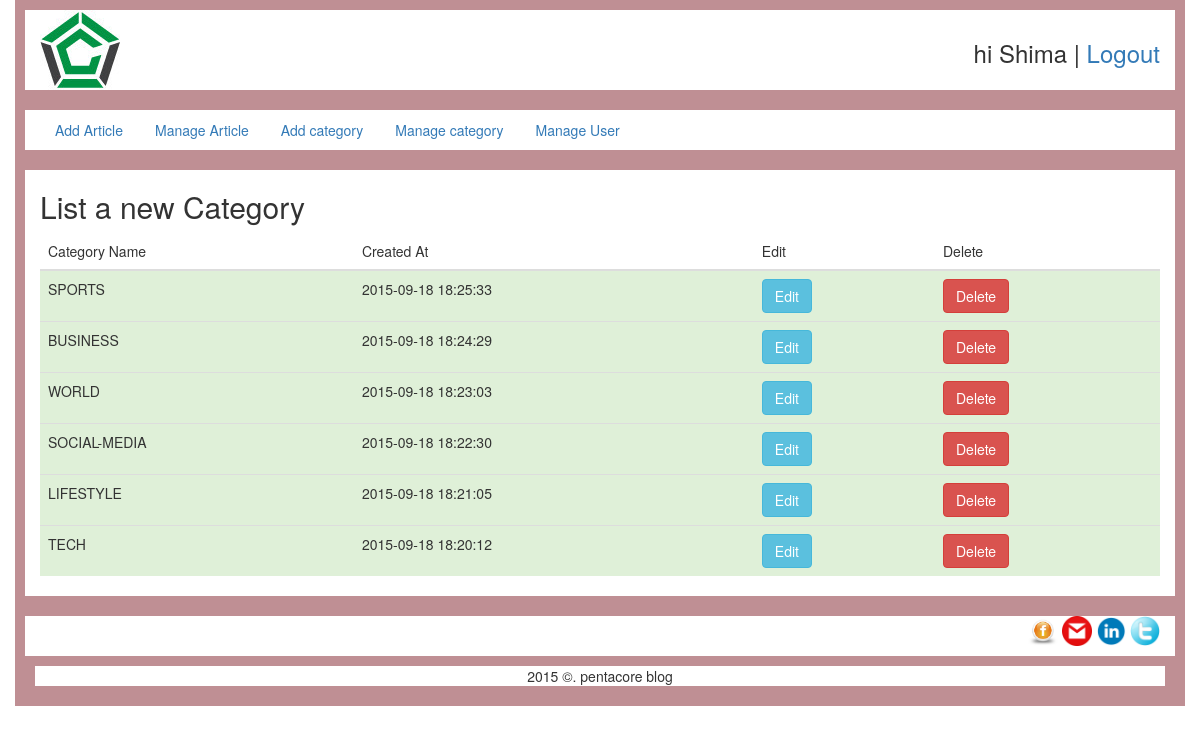
Screenshot of /admin/listCategory.php (signed in) with the database file from the repository.
### tables this page shows
CREATE TABLE `category` (
  `category_id` int(10) unsigned NOT NULL AUTO_INCREMENT,
  `category_name` varchar(255) NOT NULL,
  `created_at` timestamp NOT NULL DEFAULT '0000-00-00 00:00:00' ON UPDATE CURRENT_TIMESTAMP,
  `category_deleted` tinyint(4) NOT NULL DEFAULT '1',
  PRIMARY KEY (`category_id`)
);

### admin/dbClass.php (called while the page is built, shortened)
<?php
class blogClass{
    public $conn;
    public function __construct(){
        $serverName = "localhost";
        $userName 	= "root";
        $password 	= "";
        $db 		= "blog";
        $this->conn 		= new mysqli($serverName,$userName,$password,$db);
    }
    public function selectCategory(){
        $sql="SELECT category_id, category_name, created_at FROM category WHERE category_deleted=1 ORDER BY category_id DESC";
        $resCategoryAll=$this->conn->query($sql);
        return $resCategoryAll;
    }public function selectOneCategory($category_id){
        $sql="SELECT category_id, category_name, created_at FROM category WHERE category_deleted=1 AND category_id='$category_id'";
        $resCategory=$this->conn->query($sql);
        return $resCategory;
    }
}

### admin/listCategory.php (the view, shortened to what this page needs)
	--><?php
include_once'dbClass.php';
?>
<!DOCTYPE html>
<html>
<head>
    <link rel="stylesheet" type="text/css" href="style.css"/>
    <link rel="stylesheet" type="text/css" href="Bootstrap/bootstrap.min.css"/>
</head>
<body>
<div class="container">
    <div class="row">
        <div class="col-md-12" style="border:10px solid #BF8F94 ">
            <img src="img/Thumb.jpg">
            <div style="float:right; margin-top:10px">
                <h3>hi <?php echo $_SESSION["user_name"]; ?> | <a href="login/logout.php">Logout</a></h3>
            </div>
        </div>
    </div>
    <div class="row">
        <div class="col-md-12" style="border:10px solid #BF8F94 ">
            <ul class="nav nav-pills">
                <li><a href="insertArticle.php">Add Article</a></li>
                <li><a href="listArticle.php">Manage Article</a></li>
                <li><a href="insertCategory.php">Add category</a></li>
                <li><a href="listCategory.php">Manage category</a></li>
                <li><a href="listUser.php">Manage User</a></li>
            </ul>
        </div>
    </div>
    <div class="row">
        <div class="col-md-12" style="border:10px solid #BF8F94;">
            <div><h2>List a new Category</h2></div>
            <table class="table">
                <thead>
                <tr>
                    <th>Category Name</th>
                    <th>Created At</th>
                    <th>Edit</th>
                    <th>Delete</th>
                </tr>
                </thead>
                <tbody>
                <?php
                $blog=new blogClass;
                $allCategory=$blog->selectCategory();
                while($category=$allCategory->fetch_assoc()){?>
                    <tr class="success">
                        <td><?php echo $category["category_name"]?></td>
                        <td><?php echo $category["created_at"]?></td>
                        <td><a href="editCategory.php?id=<?php echo $category["category_id"]?>" class="btn btn-info">Edit</a></td>
                        <td>
                            <form method="post" action="listCategory.php">
                                <input name="delete" type="submit" id="delete" value="Delete" class="btn btn-danger">
                            </form>
                        </td>
                    </tr>
                    <?php
                }
                ?>
                </tbody>
            </table>
        </div>
    </div>
    <div class="row">
        <div class="col-md-12" style="border:10px solid #BF8F94 ">
            <div style="float:right; margin-bottom:10px" >
                <a href="http://facebook.com"><img src="img/facebook.png" style="height:30px; width:30px"></a>
                <a href="#"><img src="img/gmail-icon.png" style="height:30px; width:30px"></a>
                <a href="#"><img src="img/linkdin.png" style="height:30px; width:30px"></a>
                <a href="#"><img src="img/twitter.png" style="height:30px; width:30px"></a>
            </div>
            <div class="row" >
                <div class="col-md-12" style="border:10px solid #BF8F94; text-align:center" >
                    <div class="page-footer">
                        <div class="page-footer-inner">
                            2015 &copy;. pentacore blog
                        </div>
                    </div>
                </div>
            </div>
        </div>
    </div>
</div>
</body>
</html>

### admin/login/css/style.css (style rules this page uses)
html, body, div, span, applet, object, iframe, h1, h2, h3, h4, h5, h6, p, blockquote, pre, a, abbr, acronym, address, big, cite, code, del, dfn, em, img, ins, kbd, q, s, samp, small, strike, strong, sub, sup, tt, var, b, u, i, center, dl, dt, dd, ol, ul, li, fieldset, form, label, legend, table, caption, tbody, tfoot, thead, tr, th, td, article, aside, canvas, details, embed, figure, figcaption, footer, header, hgroup, menu, nav, output, ruby, section, summary, time, mark, audio, video { margin: 0; padding: 0; border: 0; font-size: 100%; font: inherit; vertical-align: baseline; }
body { line-height: 1; }
ol, ul { list-style: none; }
table { border-collapse: collapse; border-spacing: 0; }
body { font: 12px/20px 'Lucida Grande', Verdana, sans-serif; color: #404040; background: #ebc9a2; }
input, textarea, select, label { font-family: inherit; font-size: 12px; -webkit-box-sizing: border-box; -moz-box-sizing: border-box; box-sizing: border-box; }
* { margin: 0; padding: 0; border: 0; }
body { background: url(../images/bg.png) repeat; font-family: "HelveticaNeue-Light", "Helvetica Neue Light", "Helvetica Neue", Helvetica, Arial, "Lucida Grande", sans-serif; font-weight:300; text-align: left; text-decoration: none; }

### rows the page displays
category: category_name "SPORTS", created_at "2015-09-18 18:25:33"
category: category_name "BUSINESS", created_at "2015-09-18 18:24:29"
category: category_name "WORLD", created_at "2015-09-18 18:23:03"
category: category_name "SOCIAL-MEDIA", created_at "2015-09-18 18:22:30"
category: category_name "LIFESTYLE", created_at "2015-09-18 18:21:05"
category: category_name "TECH", created_at "2015-09-18 18:20:12"

### other values shown
$_SESSION["user_name"] "Shima"
